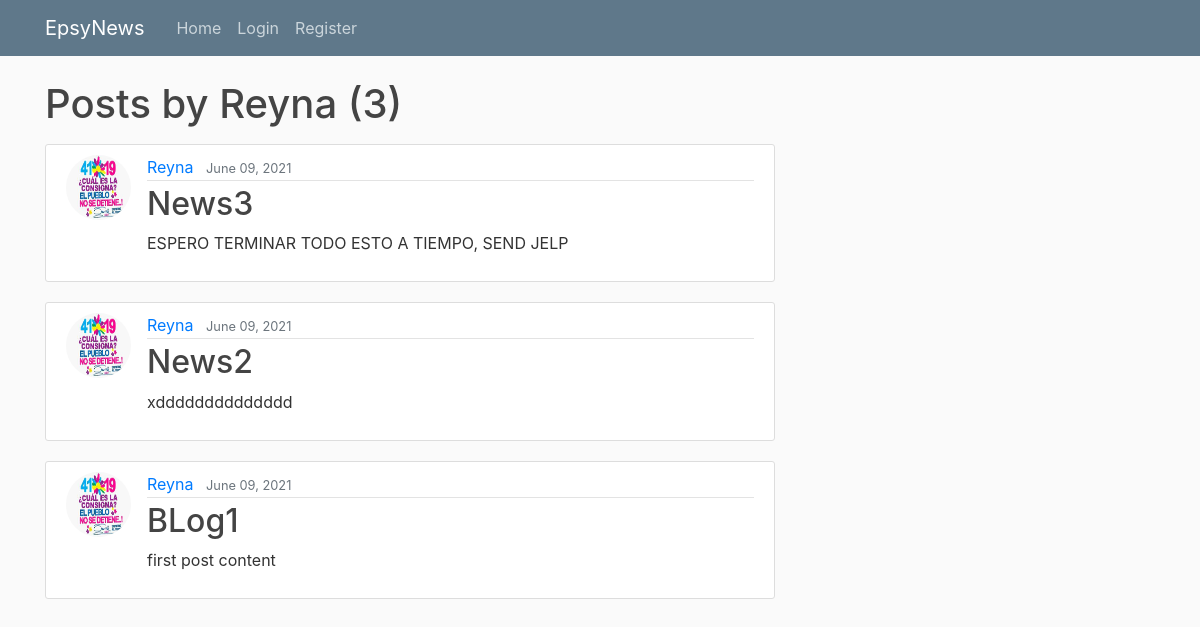
The app's page /user/Reyna, older data.
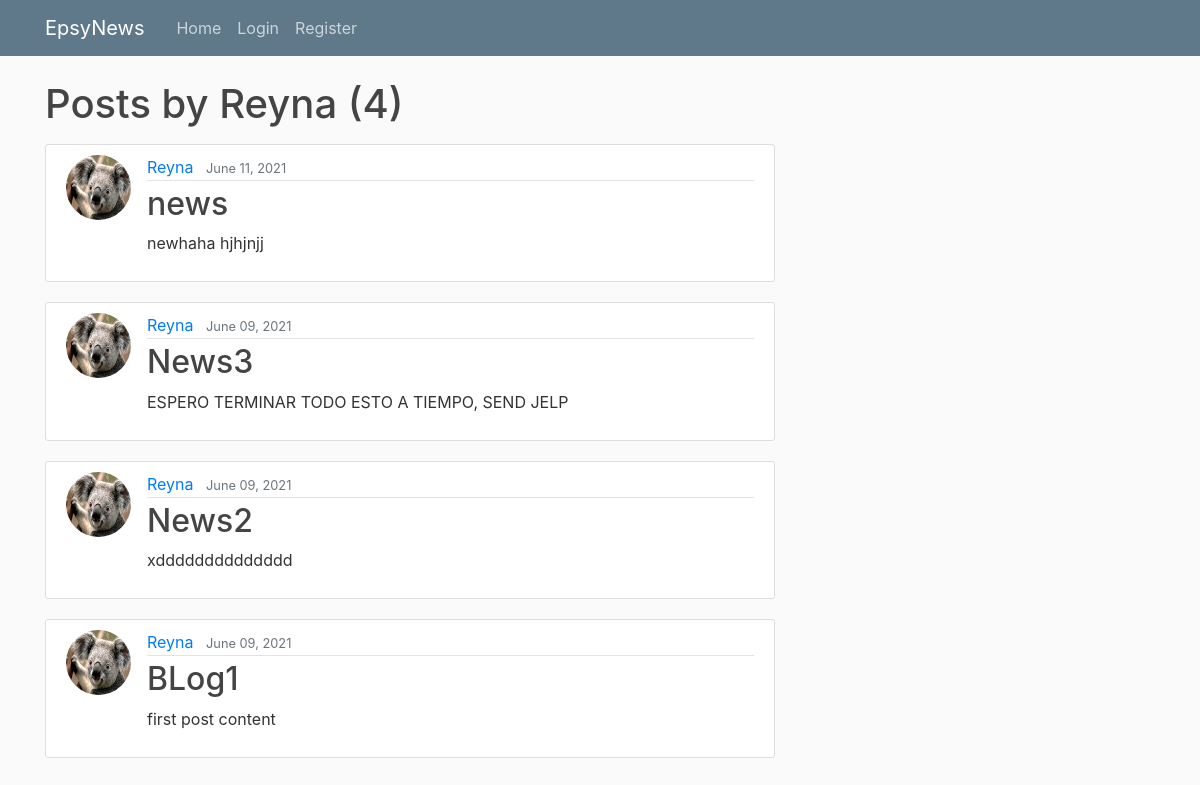
The same page, newer data.
### blog/models.py (models this page shows, shortened)
class Post(models.Model):
    title = models.CharField(max_length=100)
    content = models.TextField()
    date_posted = models.DateTimeField(default=timezone.now)
    autor = models.ForeignKey(User, on_delete=models.CASCADE)
    image = models.ImageField(default='default.jpg', upload_to='blog_images')

### users/models.py (models this page shows, shortened)
class Profile(models.Model):
    user = models.OneToOneField(User, on_delete=models.CASCADE)
    image = models.ImageField(default='default.jpg', upload_to='profile_pics')

### blog/views.py (the view)
# urls.py: path('user/<str:username>', UserPostListView.as_view(), name='user-posts'),
class UserPostListView(ListView):
    model = Post
    template_name = 'blog/user_posts.html'  # <app>/<model>_<viewtype>.html
    context_object_name = 'posts'
    paginate_by = 5
    def get_queryset(self):
        user = get_object_or_404(User, username=self.kwargs.get('username'))
        return Post.objects.filter(autor=user).order_by('-date_posted')

### blog/templates/blog/user_posts.html (shortened to what this page needs)
{% extends "blog/base.html" %}
{% block content %}
    <h1 class="mb-3">Posts by {{ view.kwargs.username }} ({{ page_obj.paginator.count }})</h1>
    {% for post in posts %}
        <article class="media content-section">
          <img class="rounded-circle article-img" src="{{ post.autor.profile.image.url }}">
          <div class="media-body">
            <div class="article-metadata">
              <a class="mr-2" href="{% url 'user-posts' post.autor.username %}">{{ post.autor }}</a>
              <small class="text-muted">{{ post.date_posted|date:"F d, Y" }}</small>
            </div>
            <h2><a class="article-title" href="{% url 'post-detail' post.id %}">{{ post.title }}</a></h2>
            <p class="article-content">{{ post.content }}</p>
          </div>
        </article>
    {% endfor %}
{% endblock content %}

Row changes from the older to the newer data that the page shows:
added Post: autor.profile.image (picture), autor "Reyna", date_posted "June 11, 2021", title "news", content "newhaha hjhjnjj"
changed through a linked row, Post "News3": autor.profile.image: a different picture
changed through a linked row, Post "News2": autor.profile.image: a different picture
changed through a linked row, Post "BLog1": autor.profile.image: a different picture
Text that changed along with them:
{{ page_obj.paginator.count }}: "3" → "4"
